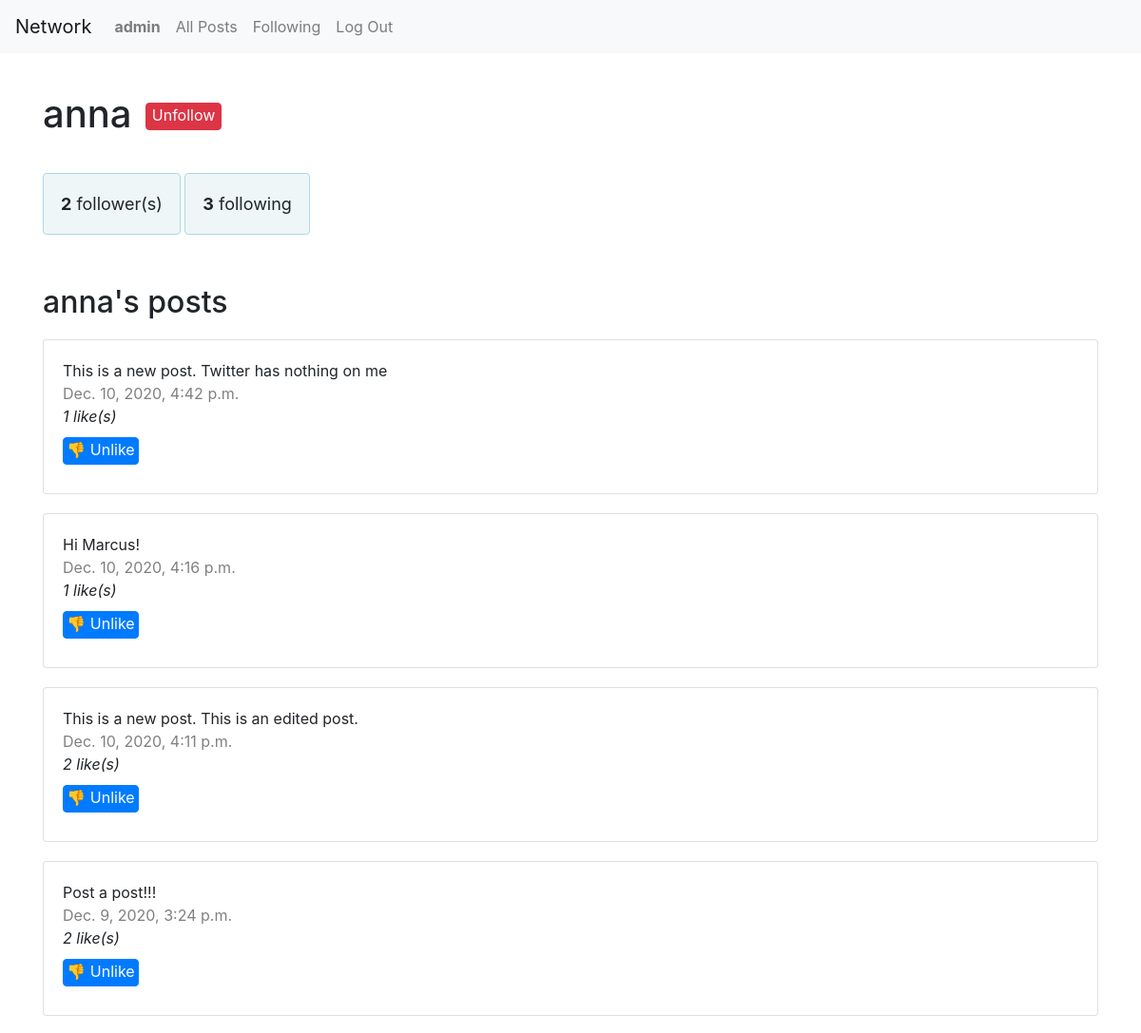
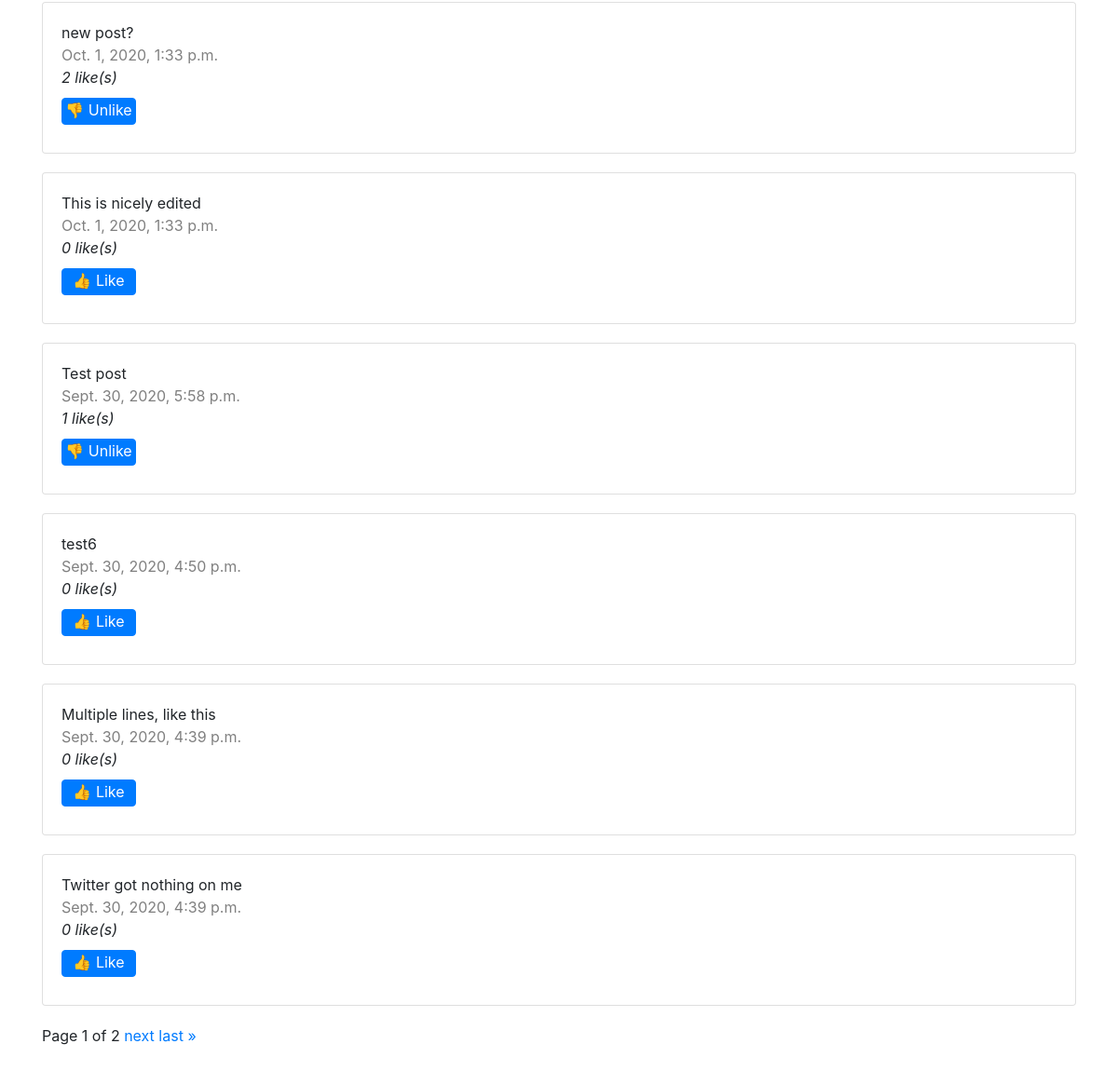
The page /user/anna (signed in) on the database its author committed (2 pictures, top to bottom).
### network/models.py (models this page shows, shortened)
class User(AbstractUser):
    likes = models.ManyToManyField("Post", blank=True, related_name="liked_post")
    followers = models.ManyToManyField("self", blank="True", symmetrical=False, related_name="following")

class Post(models.Model):
    user = models.ForeignKey(User, on_delete=models.CASCADE)
    text = models.TextField(max_length=240)
    likes = models.ManyToManyField(User, blank=True, related_name="liked_user")
    timestamp = models.DateTimeField(auto_now_add=True)

### network/views.py (the view)
# urls.py: path("user/<username>", views.profile, name="profile"),
def profile(request, username):
    user = User.objects.get(username=username)
    posts = Post.objects.filter(user=user).order_by("-timestamp")
    paginator = Paginator(posts, 10)
    page_number = request.GET.get('page')
    page_obj = paginator.get_page(page_number)
    follower_count = User.objects.all().filter(following=user.id).count()
    following_count = User.objects.all().filter(followers=user.id).count()
    return render(request, "network/profile.html", {
        "page_obj": page_obj,
        "profile": user,
        "follower_count": follower_count,
        "following_count": following_count
    })

### network/templates/network/profile.html (shortened to what this page needs)
{% extends "network/layout.html" %}
{% block body %}
<div class="name">
    <div>
        <h1>{{ profile.username }}</h1>
    </div>
    <div>
        {% if request.user.is_authenticated %}
            {% if request.user != profile %}
                {% if request.user in profile.followers.all %}
                <button id="follow" class="btn btn-danger" data-user="{{ profile.id }}">Unfollow</button>
                {% else %}
                <button id="follow" class="btn btn-success" data-user="{{ profile.id }}">Follow</button>
                {% endif %}
            {% endif %}
        {% endif %}
    </div>
</div>
<div class="row">
    <div class="container">
        <div class="follows card">
            <span id="followerCount">{{ follower_count }}</span> follower(s)
        </div>
        <div class="follows card">
            <span id="followingCount">{{ following_count }}</span> following
        </div>
    </div>
</div>
<div class="own-posts" data-id="{{ user.id }}">
    {% if request.user == profile %}
    <h2>Your posts</h2>
    {% else %}
    <h2>{{ profile.username }}'s posts</h2>
    {% endif %}
    {% for post in page_obj %}
        <div class="card" id="post-{{ post.id }}">
            <span id="text">{{ post.text }}</span>
            <span id="timestamp">{{ post.timestamp }}</span>
            <span id="likes">
                <span class="likescount" data-id="{{ post.likes.count }}"
                {% if request.user in post.likes.all %}
                data-is_liked="yes"
                {% else %}
                data-is_liked="no"
                {% endif %}>
                {{ post.likes.count }}
                </span> like(s)
            </span>
            {% if post.user == request.user %}<a href="" onclick="return editPost(this)" id="edit" data-id="{{ post.id }}">Edit</a>
            {% elif request.user.is_authenticated %}
                {% if request.user in post.likes.all %}
                    <button type="submit" data-id="{{ post.id }}" class="btn btn-primary like-button">
                        👎 Unlike
                    </button>
                {% else %}
                    <button type="submit" data-id="{{ post.id }}" class="btn btn-primary like-button">
                        👍 Like
                    </button>
                {% endif %}
            {% endif %}
        </div>
        {% endfor %}
</div>
<div class="pagination">
    <span class="step-links">
        <span class="current">
            Page {{ page_obj.number }} of {{ page_obj.paginator.num_pages }}
        </span>
        {% if page_obj.has_next %}
            <a href="?page={{ page_obj.next_page_number }}">next</a>
            <a href="?page={{ page_obj.paginator.num_pages }}">last &raquo;</a>
        {% endif %}
    </span>
</div>
{% endblock %}

### network/templates/network/layout.html (shortened to what this page needs)
{% load static %}
<!DOCTYPE html>
<html lang="en">
    <head>
        <link rel="stylesheet" href="https://stackpath.bootstrapcdn.com/bootstrap/4.4.1/css/bootstrap.min.css">
        <link href="{% static 'network/styles.css' %}" rel="stylesheet">
    </head>
    <body>
        <nav class="navbar navbar-expand-lg navbar-light bg-light">
            <a class="navbar-brand" href="/">Network</a>
            <div>
              <ul class="navbar-nav mr-auto">
                {% if user.is_authenticated %}
                    <li class="nav-item">
                        <a class="nav-link" href="{% url 'profile' user.username %}"><strong>{{ request.user.username }}</strong></a>
                    </li>
                {% endif %}
                <li class="nav-item">
                  <a class="nav-link" href="{% url 'index' %}">All Posts</a>
                </li>
                {% if user.is_authenticated %}
                    <li class="nav-item">
                        <a class="nav-link" href="{% url 'following' user.username %}">Following</a>
                    </li>
                    <li class="nav-item">
                        <a class="nav-link" href="{% url 'logout' %}">Log Out</a>
                    </li>
                {% endif %}
              </ul>
            </div>
          </nav>
        <div class="container">
            {% block body %}
            {% endblock %}
        </div>
    </body>
</html>

### network/static/network/styles.css (style rules this page uses)
.card { padding: 20px; margin: 20px 0; }
#timestamp { color: grey; }
button, #save { width: 80px; padding: 0px !important; padding-bottom: 3px !important; margin: 10px 0; }
.pagination { margin-bottom: 2em; }
.follows { font-size: large; border: 1px solid lightblue; background-color: rgba(224, 239, 243, 0.555); text-align: center; padding: 1em; display: inline-block; }
#followerCount, #followingCount { font-weight: bold; }
#follow { margin-bottom: 25px; margin-left: 10px; }
h1, h2 { margin-top: 1em; }
.name > div { display: inline-block; }
#likes { font-style: italic; }

### rows shown on the page
User: user.username "admin"
User: username "anna"
Post: text "This is a new post. Twitter has nothing on me", timestamp "Dec. 10, 2020, 4:42 p.m.", likes.count "1"
Post: text "Hi Marcus!", timestamp "Dec. 10, 2020, 4:16 p.m.", likes.count "1"
Post: text "This is a new post. This is an edited post.", timestamp "Dec. 10, 2020, 4:11 p.m.", likes.count "2"
Post: text "Post a post!!!", timestamp "Dec. 9, 2020, 3:24 p.m.", likes.count "2"
Post: text "new post?", timestamp "Oct. 1, 2020, 1:33 p.m.", likes.count "2"
Post: text "This is nicely edited", timestamp "Oct. 1, 2020, 1:33 p.m.", likes.count "0"
Post: text "Test post", timestamp "Sept. 30, 2020, 5:58 p.m.", likes.count "1"
Post: text "test6", timestamp "Sept. 30, 2020, 4:50 p.m.", likes.count "0"
Post: text "Multiple lines, like this", timestamp "Sept. 30, 2020, 4:39 p.m.", likes.count "0"
Post: text "Twitter got nothing on me", timestamp "Sept. 30, 2020, 4:39 p.m.", likes.count "0"

### other values the page prints
{{ follower_count }} "2"
{{ following_count }} "3"
{{ page_obj.number }} "1"
{{ page_obj.paginator.num_pages }} "2"
